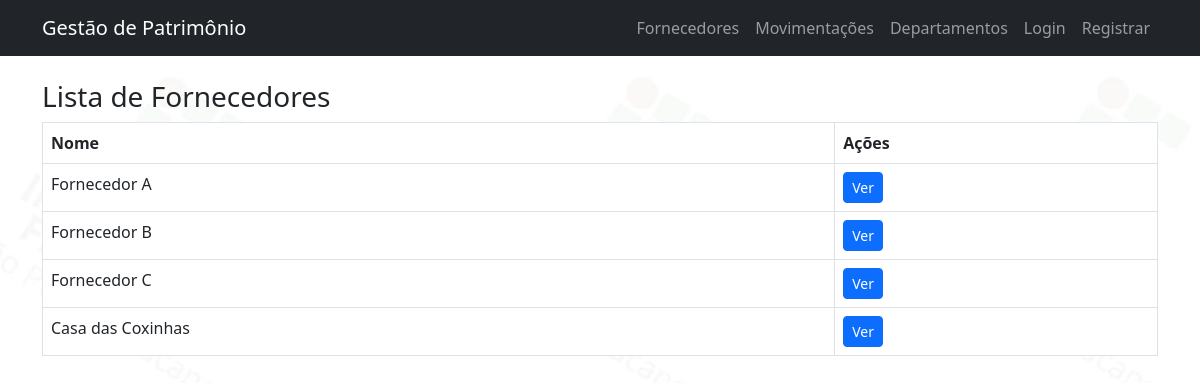
The page /fornecedores/ on the database its author committed.
### gestao/models.py (models this page shows, shortened)
class Fornecedor(models.Model):
    nome = models.CharField(max_length=100)
    contato = models.CharField(max_length=100, blank=True, null=True)

### gestao/views.py (the view)
# urls.py: path('fornecedores/', fornecedor_list, name='fornecedor_list'),
def fornecedor_list(request):
    fornecedores = Fornecedor.objects.all()
    return render(request, 'list/fornecedor_list.html', {'fornecedores': fornecedores})

### gestao/templates/list/fornecedor_list.html
{% extends 'base.html' %}
{% block content %}
<h3>Lista de Fornecedores</h3>
<table class='table table-bordered'>
    <thead>
        <tr>
            <th>Nome</th>
            <th>Ações</th>
        </tr>
    </thead>
    <tbody>
        {% for fornecedor in fornecedores %}
            <tr>
                <td>{{ fornecedor.nome }}</td>
                <td><a href="{% url 'fornecedor_detail' fornecedor.id %}" class="btn btn-primary btn-sm">Ver</a></td>
            </tr>
        {% endfor %}
    </tbody>
</table>
{% endblock %}

### rows shown on the page
Fornecedor: nome "Fornecedor A"
Fornecedor: nome "Fornecedor B"
Fornecedor: nome "Fornecedor C"
Fornecedor: nome "Casa das Coxinhas"
